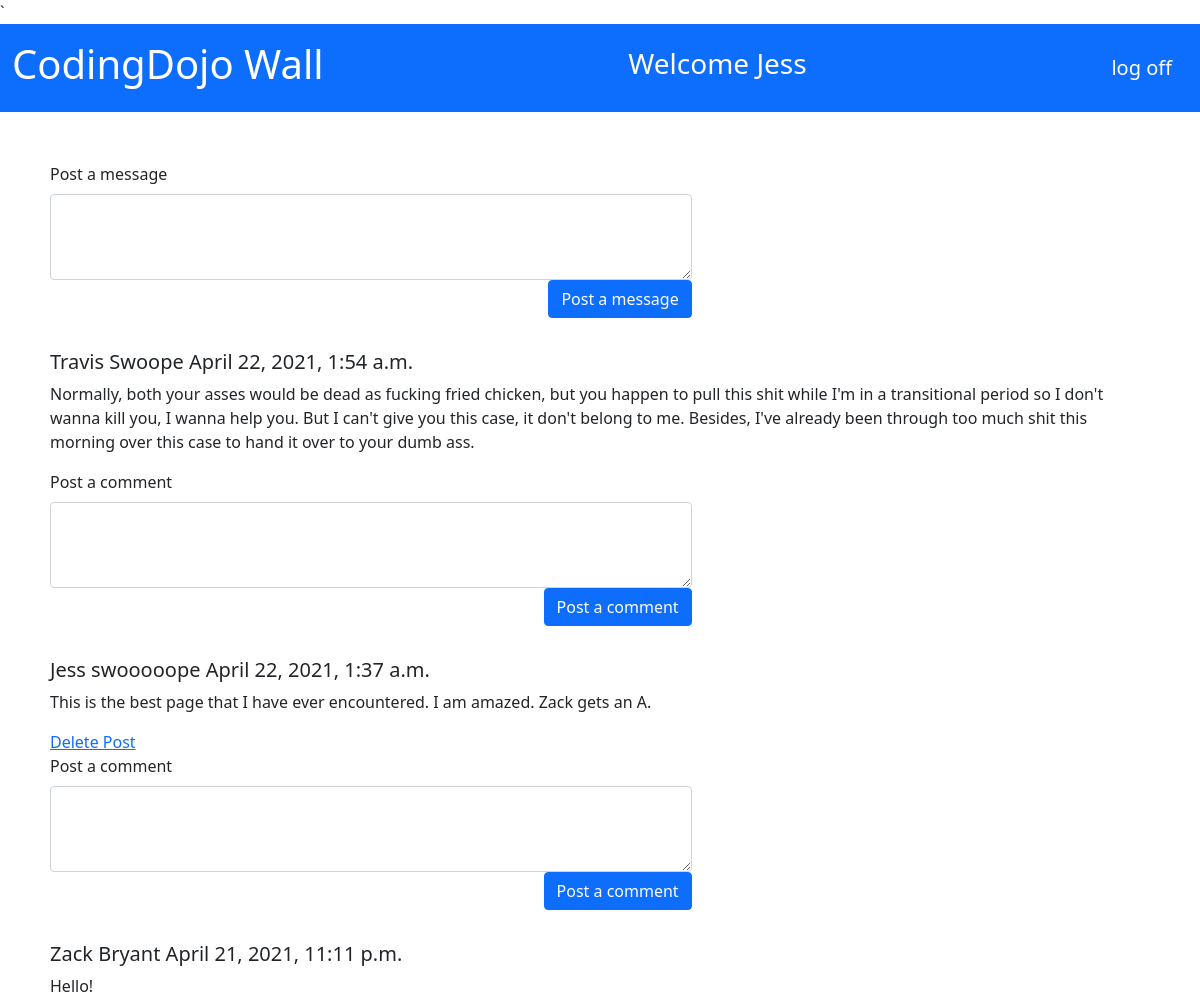
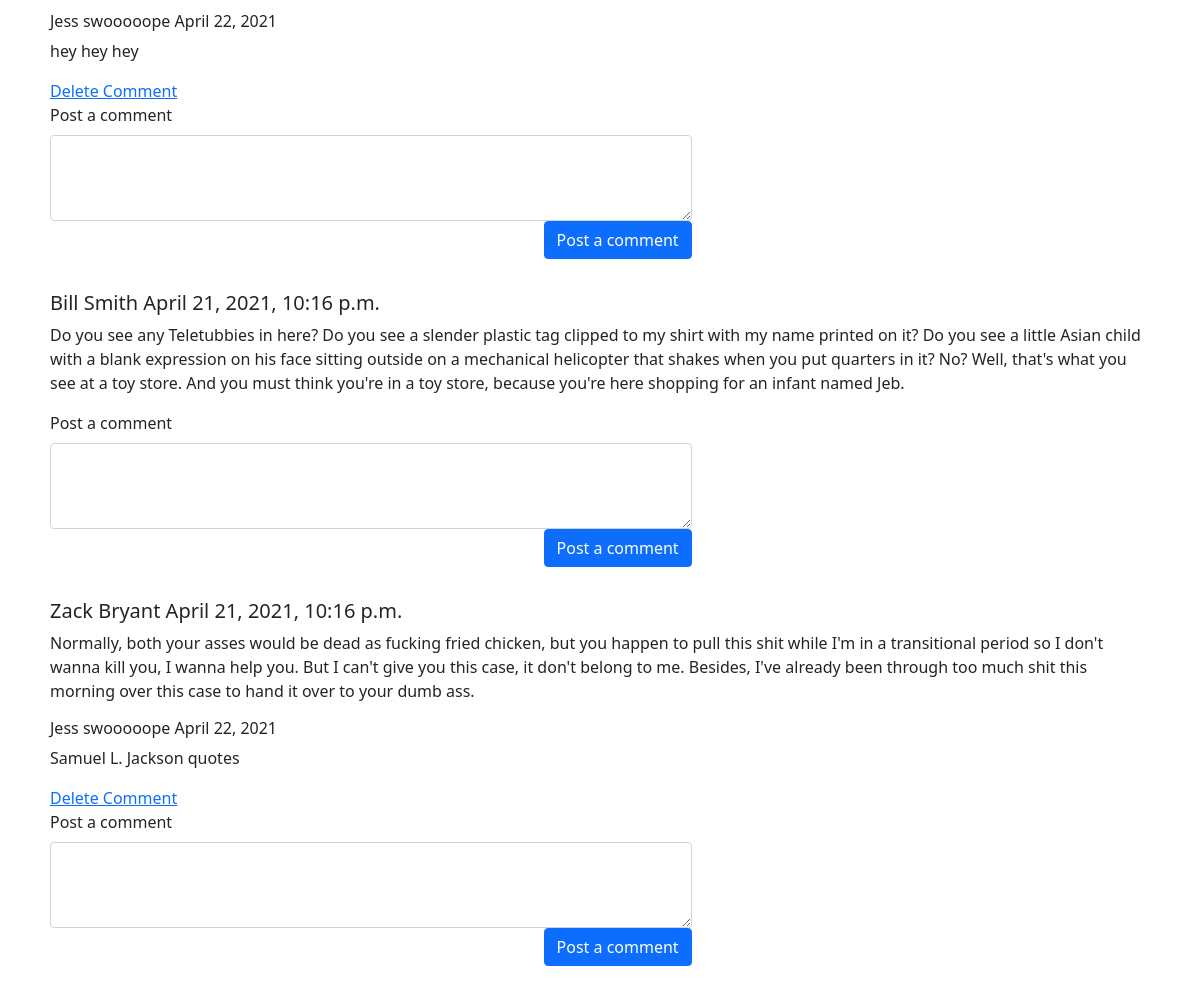
The page /wall/ (signed in) on the database its author committed (2 pictures, top to bottom).
### login_app/models.py (models this page shows)
class User(models.Model):
    first_name = models.CharField(max_length=50)
    last_name = models.CharField(max_length=50)
    email = models.EmailField(max_length=50)
    birthdate = models.DateField()
    password = models.CharField(max_length=100)
    created_at = models.DateTimeField(auto_now_add=True)
    updated_at = models.DateTimeField(auto_now=True)
    objects = UserManager()

### wall_app/models.py (models this page shows)
class Message(models.Model):
    user = models.ForeignKey(User, related_name="messages", on_delete=models.CASCADE)
    message = models.TextField()
    created_at = models.DateTimeField(auto_now_add=True)
    updated_at = models.DateTimeField(auto_now=True)

class Comment(models.Model):
    message = models.ForeignKey(Message, related_name="comments", on_delete=models.CASCADE)
    user = models.ForeignKey(User, related_name="comments", on_delete=models.CASCADE)
    comment = models.TextField()
    created_at = models.DateTimeField(auto_now_add=True)
    updated_at = models.DateTimeField(auto_now=True)

### wall_app/views.py (the view)
# urls.py: path('', views.index),
def index(request):
    if 'user_id' not in request.session:
        messages.error(request, 'Please log in to view this page.')
        return redirect('/')
    context = {
        'all_messages': Message.objects.all().order_by('-created_at')
    }
    return render(request, 'wall.html', context)

### wall_app/templates/wall.html (shortened to what this page needs)
<!DOCTYPE html>
<html lang="en">
<head>
    {% load static %}
    <link rel="stylesheet" href="{% static 'css/style.css' %}">
    <link href="https://cdn.jsdelivr.net/npm/bootstrap@5.0.0-beta3/dist/css/bootstrap.min.css" rel="stylesheet">
</head>
<body>
    <nav class="navbar navbar-light" style="background-color: #0d6efd;">
        <div class="container-fluid">
            <h1 class="navbar-text" style="color: white;">CodingDojo Wall</h1>
            <h3 class="navbar-text" style="color: white;">Welcome {{request.session.user_first_name}}</h3>
            <a class="navbar-brand" href="/destroy" style="color: white;">log off</a>
        </div>
    </nav>
    <div id="body">
        <div class="mb-3">
            <form action="/wall/messages" method="POST" >
                <div class="col-sm-7">
                    <label for="post_message" class="form-label">Post a message</label>
                    <textarea name="message" class="form-control" id="post_message" rows="3"></textarea>
                    <div class="d-grid gap-2 d-md-flex justify-content-md-end">
                        <input type="submit" value="Post a message" class="btn btn-primary mb-3">
                    </div>
                </div>
            </form>
        </div>
        {% for message in all_messages %}
        <div>
            <h5>{{message.user.first_name}} {{message.user.last_name}} {{message.created_at}}</h5>
            <p>{{message.message}}</p>
            {% if message.user.id == request.session.user_id %}
            <a href="/wall/messages/{{message.id}}/delete" >Delete Post</a>
            {% endif %}
            {% for comment in message.comments.all %}
            <div>
                <h6>{{comment.user.first_name}} {{comment.user.last_name}} {{comment.user.created_at.date}}</h6>
            <p>{{comment.comment}}</p>
            {% if comment.user.id == request.session.user_id %}
            <a href="/wall/comments/{{comment.id}}/delete">Delete Comment</a>
            {% endif %}
            </div>
            {% endfor %}
            <div class="mb-3">
                <form action="/wall/comments/{{message.id}}" method="POST">
                    <label for="post_comment" class="form-label">Post a comment</label>
                    <div class="col-sm-7">
                        <textarea name="comment" class="form-control" id="post_comment" rows="3"></textarea>
                        <div class="d-grid gap-2 d-md-flex justify-content-md-end">
                            <input type="submit" value="Post a comment" class="btn btn-primary mb-3">
                        </div>
                    </div>
                </form>
            </div>
        </div>
        {% endfor %}
    </div>
</body>
</html>

### wall_app/static/css/style.css (style rules this page uses)
* { margin: 0px; padding: 0px; }
#body { width: 1100; padding: 50px; }

### rows shown on the page
User: session.user_first_name "Jess"
Message: user.first_name "Travis", user.last_name "Swoope", created_at "April 22, 2021, 1:54 a.m.", message "Normally, both your asses would be dead as fucking fried chicken, but you happen to pull this shit while I'm in a transitional period so I don't wanna kill you, I wanna help you. But I can't give you this case, it don't belong to me. Besides, I've already been through too much shit this morning over this case to hand it over to your dumb ass."
Message: user.first_name "Jess", user.last_name "swooooope", created_at "April 22, 2021, 1:37 a.m.", message "This is the best page that I have ever encountered. I am amazed. Zack gets an A."
Message: user.first_name "Zack", user.last_name "Bryant", created_at "April 21, 2021, 11:11 p.m.", message "Hello!"
Comment: user.first_name "Jess", user.last_name "swooooope", user.created_at "April 22, 2021", comment "hey hey hey"
Message: user.first_name "Bill", user.last_name "Smith", created_at "April 21, 2021, 10:16 p.m.", message "Do you see any Teletubbies in here? Do you see a slender plastic tag clipped to my shirt with my name printed on it? Do you see a little Asian child with a blank expression on his face sitting outside on a mechanical helicopter that shakes when you put quarters in it? No? Well, that's what you see at a toy store. And you must think you're in a toy store, because you're here shopping for an infant named Jeb."
Message: user.first_name "Zack", user.last_name "Bryant", created_at "April 21, 2021, 10:16 p.m.", message "Normally, both your asses would be dead as fucking fried chicken, but you happen to pull this shit while I'm in a transitional period so I don't wanna kill you, I wanna help you. But I can't give you this case, it don't belong to me. Besides, I've already been through too much shit this morning over this case to hand it over to your dumb ass."
Comment: user.first_name "Jess", user.last_name "swooooope", user.created_at "April 22, 2021", comment "Samuel L. Jackson quotes"
